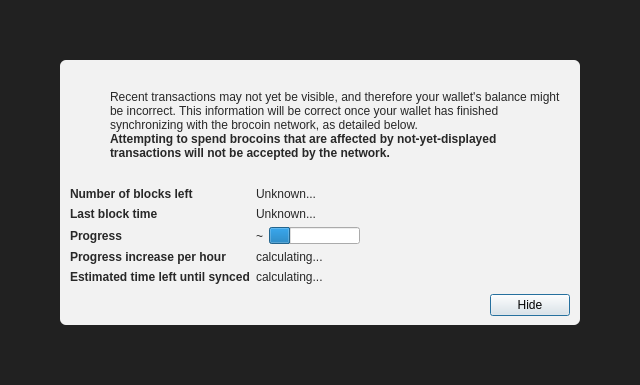
<?xml version="1.0" encoding="UTF-8"?>
<ui version="4.0">
 <class>ModalOverlay</class>
 <widget class="ModalOverlay" name="ModalOverlay">
  <property name="geometry">
   <rect>
    <x>0</x>
    <y>0</y>
    <width>640</width>
    <height>385</height>
   </rect>
  </property>
  <property name="windowTitle">
   <string>Form</string>
  </property>
  <layout class="QVBoxLayout" name="verticalLayout" stretch="0">
   <property name="sizeConstraint">
    <enum>QLayout::SetDefaultConstraint</enum>
   </property>
   <property name="leftMargin">
    <number>0</number>
   </property>
   <property name="topMargin">
    <number>0</number>
   </property>
   <property name="rightMargin">
    <number>0</number>
   </property>
   <property name="bottomMargin">
    <number>0</number>
   </property>
   <item>
    <widget class="QWidget" name="bgWidget" native="true">
     <property name="styleSheet">
      <string notr="true">#bgWidget { background: rgba(0,0,0,220); }</string>
     </property>
     <layout class="QVBoxLayout" name="verticalLayoutMain" stretch="1">
      <property name="leftMargin">
       <number>60</number>
      </property>
      <property name="topMargin">
       <number>60</number>
      </property>
      <property name="rightMargin">
       <number>60</number>
      </property>
      <property name="bottomMargin">
       <number>60</number>
      </property>
      <item>
       <widget class="QWidget" name="contentWidget" native="true">
        <property name="styleSheet">
         <string notr="true">#contentWidget { background: rgba(255,255,255,240); border-radius: 6px; }

QLabel { color: rgb(40,40,40);  }</string>
        </property>
        <layout class="QVBoxLayout" name="verticalLayoutSub" stretch="1,0,0,0">
         <property name="spacing">
          <number>0</number>
         </property>
         <property name="leftMargin">
          <number>10</number>
         </property>
         <property name="topMargin">
          <number>10</number>
         </property>
         <property name="rightMargin">
          <number>10</number>
         </property>
         <property name="bottomMargin">
          <number>10</number>
         </property>
         <item>
          <layout class="QHBoxLayout" name="horizontalLayoutIconText" stretch="0,1">
           <property name="topMargin">
            <number>20</number>
           </property>
           <item>
            <layout class="QVBoxLayout" name="verticalLayoutIcon">
             <property name="leftMargin">
              <number>0</number>
             </property>
             <item>
              <widget class="QPushButton" name="warningIcon">
               <property name="enabled">
                <bool>false</bool>
               </property>
               <property name="text">
                <string/>
               </property>
               <property name="icon">
                <iconset>
                 <normaloff>:/icons/warning</normaloff>
                 <disabledoff>:/icons/warning</disabledoff>:/icons/warning</iconset>
               </property>
               <property name="iconSize">
                <size>
                 <width>48</width>
                 <height>48</height>
                </size>
               </property>
               <property name="flat">
                <bool>true</bool>
               </property>
              </widget>
             </item>
             <item>
              <spacer name="verticalSpacerWarningIcon">
               <property name="orientation">
                <enum>Qt::Vertical</enum>
               </property>
               <property name="sizeHint" stdset="0">
                <size>
                 <width>20</width>
                 <height>40</height>
                </size>
               </property>
              </spacer>
             </item>
            </layout>
           </item>
           <item>
            <layout class="QVBoxLayout" name="verticalLayoutInfoText">
             <property name="leftMargin">
              <number>0</number>
             </property>
             <property name="topMargin">
              <number>0</number>
             </property>
             <item>
              <widget class="QLabel" name="infoText">
               <property name="text">
                <string>Recent transactions may not yet be visible, and therefore your wallet's balance might be incorrect. This information will be correct once your wallet has finished synchronizing with the brocoin network, as detailed below.</string>
               </property>
               <property name="textFormat">
                <enum>Qt::RichText</enum>
               </property>
               <property name="wordWrap">
                <bool>true</bool>
               </property>
              </widget>
             </item>
             <item>
              <widget class="QLabel" name="infoTextStrong">
               <property name="font">
                <font>
                 <weight>75</weight>
                 <bold>true</bold>
                </font>
               </property>
               <property name="text">
                <string>Attempting to spend brocoins that are affected by not-yet-displayed transactions will not be accepted by the network.</string>
               </property>
               <property name="textFormat">
                <enum>Qt::RichText</enum>
               </property>
               <property name="wordWrap">
                <bool>true</bool>
               </property>
              </widget>
             </item>
             <item>
              <spacer name="verticalSpacerInTextSpace">
               <property name="orientation">
                <enum>Qt::Vertical</enum>
               </property>
               <property name="sizeHint" stdset="0">
                <size>
                 <width>20</width>
                 <height>40</height>
                </size>
               </property>
              </spacer>
             </item>
            </layout>
           </item>
          </layout>
         </item>
         <item>
          <spacer name="verticalSpacerAfterText">
           <property name="orientation">
            <enum>Qt::Vertical</enum>
           </property>
           <property name="sizeHint" stdset="0">
            <size>
             <width>20</width>
             <height>40</height>
            </size>
           </property>
          </spacer>
         </item>
         <item>
          <layout class="QFormLayout" name="formLayout">
           <property name="fieldGrowthPolicy">
            <enum>QFormLayout::FieldsStayAtSizeHint</enum>
           </property>
           <property name="horizontalSpacing">
            <number>6</number>
           </property>
           <property name="verticalSpacing">
            <number>6</number>
           </property>
           <property name="topMargin">
            <number>10</number>
           </property>
           <item row="0" column="0">
            <widget class="QLabel" name="labelNumberOfBlocksLeft">
             <property name="font">
              <font>
               <weight>75</weight>
               <bold>true</bold>
              </font>
             </property>
             <property name="text">
              <string>Number of blocks left</string>
             </property>
            </widget>
           </item>
           <item row="0" column="1">
            <widget class="QLabel" name="numberOfBlocksLeft">
             <property name="text">
              <string>Unknown...</string>
             </property>
            </widget>
           </item>
           <item row="1" column="0">
            <widget class="QLabel" name="labelLastBlockTime">
             <property name="font">
              <font>
               <weight>75</weight>
               <bold>true</bold>
              </font>
             </property>
             <property name="text">
              <string>Last block time</string>
             </property>
            </widget>
           </item>
           <item row="1" column="1">
            <widget class="QLabel" name="newestBlockDate">
             <property name="sizePolicy">
              <sizepolicy hsizetype="Maximum" vsizetype="Preferred">
               <horstretch>0</horstretch>
               <verstretch>0</verstretch>
              </sizepolicy>
             </property>
             <property name="text">
              <string>Unknown...</string>
             </property>
            </widget>
           </item>
           <item row="2" column="0">
            <widget class="QLabel" name="labelSyncDone">
             <property name="font">
              <font>
               <weight>75</weight>
               <bold>true</bold>
              </font>
             </property>
             <property name="text">
              <string>Progress</string>
             </property>
            </widget>
           </item>
           <item row="2" column="1">
            <layout class="QHBoxLayout" name="horizontalLayoutSync" stretch="0,1">
             <item>
              <widget class="QLabel" name="percentageProgress">
               <property name="text">
                <string notr="true">~</string>
               </property>
              </widget>
             </item>
             <item>
              <widget class="QProgressBar" name="progressBar">
               <property name="value">
                <number>24</number>
               </property>
               <property name="format">
                <string/>
               </property>
              </widget>
             </item>
            </layout>
           </item>
           <item row="4" column="0">
            <widget class="QLabel" name="labelProgressIncrease">
             <property name="font">
              <font>
               <weight>75</weight>
               <bold>true</bold>
              </font>
             </property>
             <property name="text">
              <string>Progress increase per hour</string>
             </property>
            </widget>
           </item>
           <item row="4" column="1">
            <widget class="QLabel" name="progressIncreasePerH">
             <property name="text">
              <string>calculating...</string>
             </property>
            </widget>
           </item>
           <item row="5" column="0">
            <widget class="QLabel" name="labelEstimatedTimeLeft">
             <property name="font">
              <font>
               <weight>75</weight>
               <bold>true</bold>
              </font>
             </property>
             <property name="text">
              <string>Estimated time left until synced</string>
             </property>
            </widget>
           </item>
           <item row="5" column="1">
            <widget class="QLabel" name="expectedTimeLeft">
             <property name="text">
              <string>calculating...</string>
             </property>
            </widget>
           </item>
          </layout>
         </item>
         <item>
          <layout class="QHBoxLayout" name="horizontalLayoutButtons">
           <property name="leftMargin">
            <number>10</number>
           </property>
           <property name="topMargin">
            <number>10</number>
           </property>
           <item>
            <spacer name="horizontalSpacer">
             <property name="orientation">
              <enum>Qt::Horizontal</enum>
             </property>
             <property name="sizeHint" stdset="0">
              <size>
               <width>40</width>
               <height>20</height>
              </size>
             </property>
            </spacer>
           </item>
           <item>
            <widget class="QPushButton" name="closeButton">
             <property name="text">
              <string>Hide</string>
             </property>
             <property name="focusPolicy">
              <enum>Qt::StrongFocus</enum>
             </property>
             <property name="default">
              <bool>true</bool>
             </property>
            </widget>
           </item>
          </layout>
         </item>
        </layout>
       </widget>
      </item>
     </layout>
    </widget>
   </item>
  </layout>
 </widget>
 <customwidgets>
  <customwidget>
   <class>ModalOverlay</class>
   <extends>QWidget</extends>
   <header>qt/modaloverlay.h</header>
   <container>1</container>
  </customwidget>
 </customwidgets>
 <resources/>
 <connections/>
</ui>
